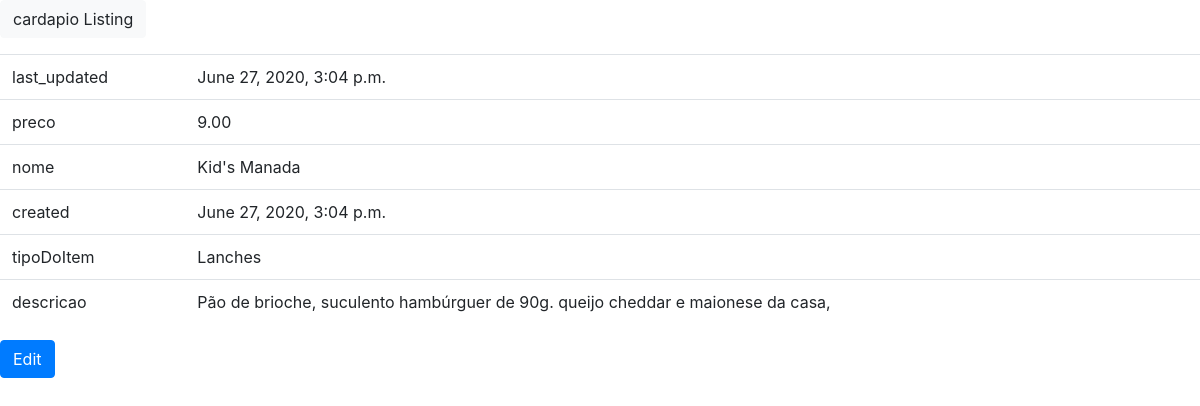
Page /cardapio/detail/1/ on the earlier database version.
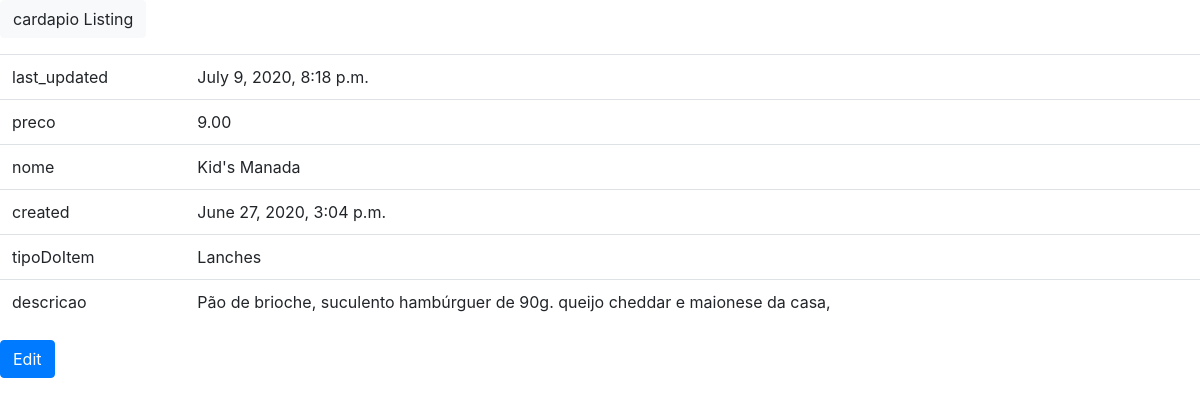
Same page on the later database version.
### Manada/pedidos/models.py (models this page shows, shortened)
class cardapio(models.Model):
    tiposDoCardapio = (("Lanches","Lanches"), ("Bebidas","Bebidas"),("Porções","Porções"))
    last_updated = models.DateTimeField(auto_now=True, editable=False)
    preco = models.DecimalField(decimal_places=2, max_digits=5)
    nome = models.CharField(max_length=100)
    created = models.DateTimeField(auto_now_add=True, editable=False)
    tipoDoItem = models.CharField(max_length=30, choices = tiposDoCardapio)
    descricao = models.CharField(max_length=250)
    imagem = models.URLField(blank= True)
    class Meta:
        pass
    def get_update_url(self):
        return reverse("pedidos_cardapio_update", args=(self.pk,))

### Manada/pedidos/views.py (the view)
# urls.py: path("cardapio/detail/<int:pk>/", views.cardapioDetailView.as_view(), name="pedidos_cardapio_detail"),
class cardapioDetailView(generic.DetailView):
    model = models.cardapio
    form_class = forms.cardapioForm

### Manada/templates/pedidos/cardapio_detail.html
{% extends "base.html" %}
{% load static %}
{% block content %}
<p>
    <a class="btn btn-light" href="{% url 'pedidos_cardapio_list' %}">
    cardapio Listing
    </a>
</p>
<table class="table">
    <tr><td>last_updated</td><td>{{ object.last_updated }}</td></tr>
    <tr><td>preco</td><td>{{ object.preco }}</td></tr>
    <tr><td>nome</td><td>{{ object.nome }}</td></tr>
    <tr><td>created</td><td>{{ object.created }}</td></tr>
    <tr><td>tipoDoItem</td><td>{{ object.tipoDoItem }}</td></tr>
    <tr><td>descricao</td><td>{{ object.descricao }}</td></tr>
</table>
<a class="btn btn-primary" href="{{object.get_update_url}}">Edit</a>
{% endblock %}

Differences in the rows shown:
changed cardapio "Kid's Manada": last_updated "June 27, 2020, 3:04 p.m." → "July 9, 2020, 8:18 p.m."
